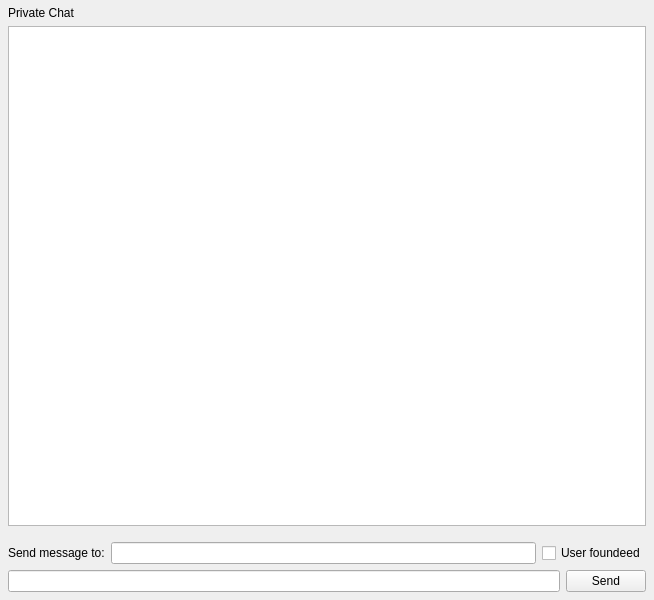
<?xml version="1.0" encoding="UTF-8"?>
<ui version="4.0">
 <class>Private_chat</class>
 <widget class="QWidget" name="Private_chat">
  <property name="geometry">
   <rect>
    <x>0</x>
    <y>0</y>
    <width>654</width>
    <height>600</height>
   </rect>
  </property>
  <property name="windowTitle">
   <string>Form</string>
  </property>
  <layout class="QVBoxLayout" name="verticalLayout" stretch="0,2,0,0,0">
   <property name="spacing">
    <number>6</number>
   </property>
   <property name="leftMargin">
    <number>8</number>
   </property>
   <property name="topMargin">
    <number>6</number>
   </property>
   <property name="rightMargin">
    <number>8</number>
   </property>
   <property name="bottomMargin">
    <number>8</number>
   </property>
   <item>
    <widget class="QLabel" name="label_header">
     <property name="text">
      <string>Private Chat</string>
     </property>
    </widget>
   </item>
   <item>
    <widget class="QListWidget" name="listWidget_msgs"/>
   </item>
   <item>
    <spacer name="verticalSpacer">
     <property name="orientation">
      <enum>Qt::Orientation::Vertical</enum>
     </property>
     <property name="sizeHint" stdset="0">
      <size>
       <width>20</width>
       <height>10</height>
      </size>
     </property>
    </spacer>
   </item>
   <item>
    <layout class="QHBoxLayout" name="horizontalLayout">
     <item>
      <widget class="QLabel" name="label_findU">
       <property name="text">
        <string>Send message to:</string>
       </property>
      </widget>
     </item>
     <item>
      <widget class="QLineEdit" name="lineEdit_findU">
       <property name="enabled">
        <bool>true</bool>
       </property>
      </widget>
     </item>
     <item>
      <widget class="QCheckBox" name="checkBox_findU">
       <property name="text">
        <string>User foundeed</string>
       </property>
      </widget>
     </item>
    </layout>
   </item>
   <item>
    <layout class="QHBoxLayout" name="horizontalLayout_2">
     <item>
      <widget class="QLineEdit" name="lineEdit_msg"/>
     </item>
     <item>
      <widget class="QPushButton" name="pushButton_msgSend">
       <property name="text">
        <string>Send</string>
       </property>
      </widget>
     </item>
    </layout>
   </item>
  </layout>
 </widget>
 <resources/>
 <connections/>
</ui>
